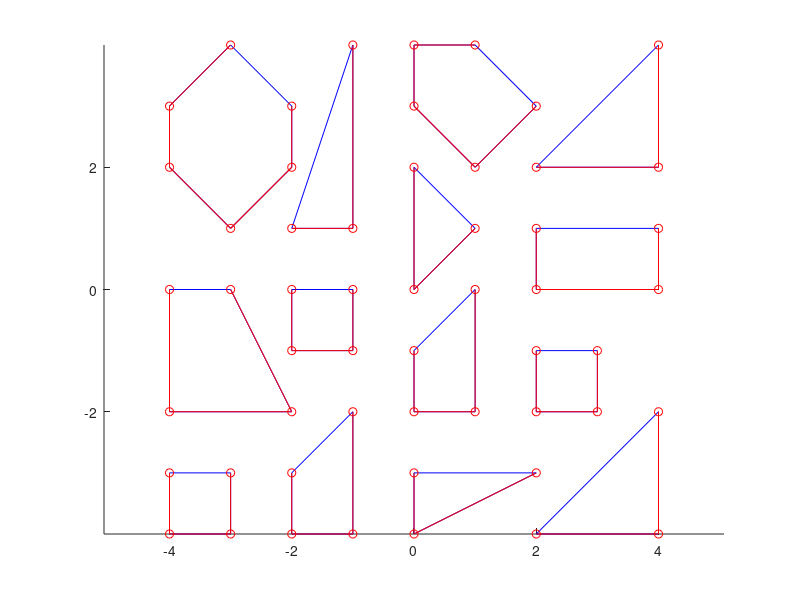

Write MATLAB code to recreate this figure. (Note: this script raises an error after producing the figure.)
% example_multiply_u14.m
% Nasser, September 6, 2019
% In this code, we consider:
% unbounded multiply connected domain G of connectivity 4
% 
% 
clc
clear all
%
% The vertices of the polygons (the vertices must be clockwise oriented)
ver{1}  = [ 4+4i ; 4+2i ; 2+2i ];
ver{2}  = [ 4+1i ; 4+0i ; 2+0i ; 2+1i ];
ver{3}  = [ 3-1i ; 3-2i ; 2-2i ; 2-1i ];
ver{4}  = [ 4-2i ; 4-4i ; 2-4i ];
ver{5}  = [ 2+3i ; 1+2i ; 0+3i ; 0+4i ; 1+4i ];
ver{6}  = [ 1+1i ; 0+0i ; 0+2i ];
ver{7}  = [ 1+0i ; 1-2i ; 0-2i ; 0-1i ];
ver{8}  = [ 2-3i ; 0-4i ; 0-3i ];
ver{9}  = [-1+4i ;-1+1i ;-2+1i ];
ver{10} = [-1+0i ;-1-1i ;-2-1i ;-2+0i ];
ver{11} = [-1-2i ;-1-4i ;-2-4i ;-2-3i ];
ver{12} = [-2+3i ;-2+2i ;-3+1i ;-4+2i ;-4+3i ;-3+4i ];
ver{13} = [-3+0i ;-2-2i ;-4-2i ;-4+0i ];
ver{14} = [-3-3i ;-3-4i ;-4-4i ;-4-3i ];
% 
% The domain G is unbounded. So, we choose alpha=inf.
alpha = inf;
%
% 
% Simple check of the domain to make sure that there is no overlap between
% the polygons and that the orientations of the polygons are clockwise
figure
hold on
axis equal
for k=1:length(ver)
    plgk = []; plgk = ver{k}; plgk(end+1)=plgk(1);
    plot(real(plgk),imag(plgk),'b')
    plot(real(ver{k}),imag(ver{k}),'-or')
end
%
%
%%
tic
f=plgcirmap(ver,alpha);% f is the conformal mapping from the domain G
                       % onto the circular domain D with the  
                       % normalization f(z)=z+O(1/z) near infinity
% f=plgcirmap(ver,alpha,ver{end}(end));% f is the conformal mapping from  
                       % the domain G onto the circular domain D with the  
                       % normalization: f(inf)=inf, cent(m)=0, rad(m)=1, 
                       % and f(ver{end}(end))=1
toc
%%
plotmap(f); % to plot the domain G and the circular domain D 
%%
plotmap(f,'v','plr'); % to plot polar grids in the circular domain
                              % D and their images in the domain G under  
                              % the invers map
%%                              
plotmap(f,'v','rec',21,21); % to plot rectangular grids in the circular 
                              % domain D and their images in the domain G
                              % under the invers map
%%                              
plotmap(f,'d','rec'); % to plot rectangular grids in the domain 
                              % G and their images in the circular domain  
                              % D under the conformal map
%%                              
plotmap(f,'d','plr',21,21); % to plot polar grids in the domain 
                              % G and their images in the circular domain  
                              % D under the conformal map
%%
% Checking the accuracy of the toolbox PlgCirMap:
% 
% we choose test points: ztest in the domain G 
tt      =  linspace(0,2*pi,1000);
zz      =  5.8.*exp(i.*tt);
% We compute the images of the test points ztest under the conformal map 
% from G onto D 
wzz     =  evalu(f,zz,'d');
% We  compute the values of f^-1(f(zztest))  
zzi     =  evalu(f,wzz,'v');
% We compute the maximum norm of the different between the test points 
% ztest and ztest2
error_norm = norm(zz-zzi,inf)
Error = abs(zz-zzi);
% 
nv     =  f.nv;
et     =  f.et;
zet    =  f.zet;
imgver =  f.imgver;
m      =  length(ver);
% 
figure;
hold on
box on
axis equal
for k=1:m
    crv=et(1+sum(nv(1:k-1)):sum(nv(1:k)),1);
    plot(real(crv),imag(crv),'-k','LineWidth',2);
end
plot(real(zz),imag(zz),'.b')
%
figure;
hold on
box on
axis equal
for k=1:m
    crv=zet(1+sum(nv(1:k-1)):sum(nv(1:k)),1);
    plot(real(crv),imag(crv),'-k','LineWidth',2);
end
plot(real(wzz),imag(wzz),'.b')
%
figure
semilogy(tt,Error,'b','LineWidth',1);
axis([0 2*pi 1e-9 1e-6])
grid on
%%
% error for the difference between the distnace from the boundary of the
% circles to their centers and the radius of the circles
for k=1:m
    err_centk(k)=norm(abs(zet(1+sum(nv(1:k-1)):sum(nv(1:k)))-f.cent(k))-f.rad(k),inf);
end
err_cent = norm(err_centk,inf)
%%